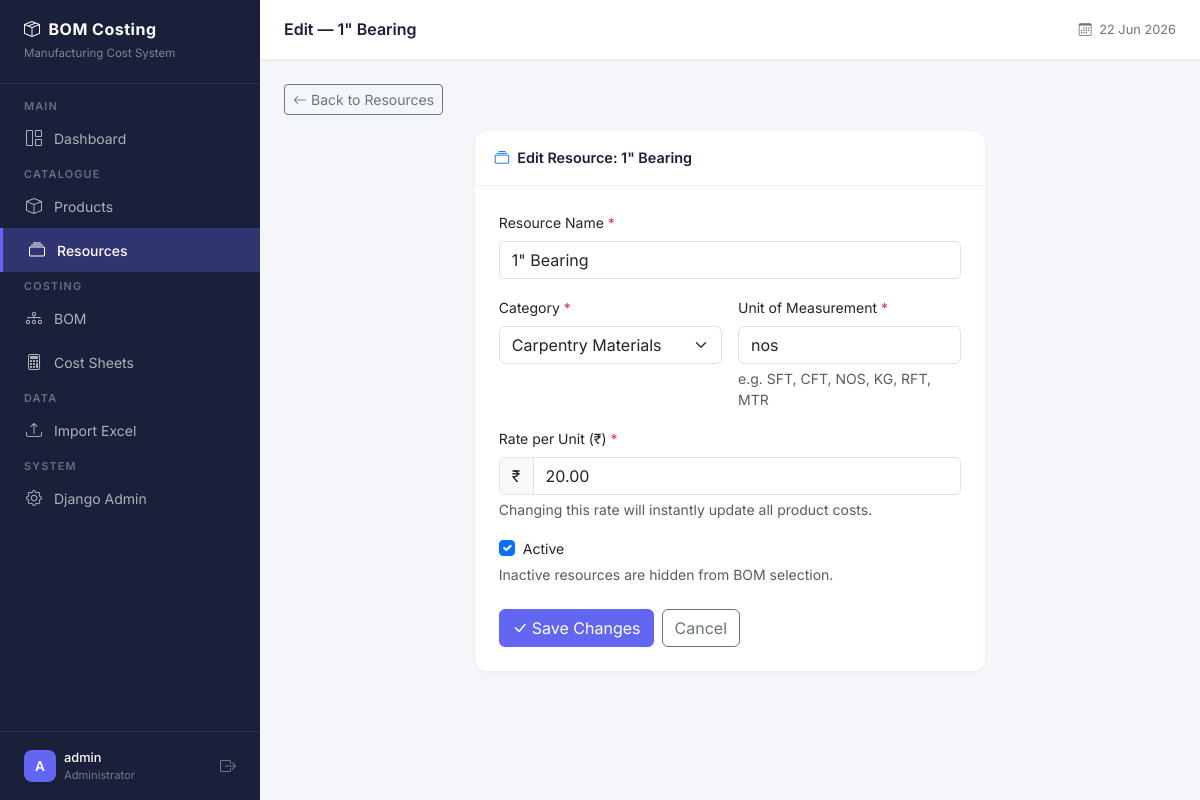
Screenshot of /resources/44/edit/ (signed in) with the database file from the repository.
### apps/resources/models.py (models this page shows, shortened)
class Resource(models.Model):
    resource_name = models.CharField(
        max_length=255,
        help_text="Name of the resource e.g. Teak Wood, Carpenter"
    )
    category = models.CharField(
        max_length=100,
        help_text="Category this resource belongs to."
    )
    unit = models.CharField(
        max_length=50,
        help_text="Unit of measurement e.g. cft, sqft, kg, day, nos"
    )
    rate = models.DecimalField(
        max_digits=12,
        decimal_places=2,
        help_text=(
            "Current rate per unit. "
            "Changing this instantly updates all product costs."
        )
    )
    active = models.BooleanField(
        default=True,
        help_text=(
            "Inactive resources are hidden from BOM selection "
            "but data is preserved."
        )
    )
    created_at = models.DateTimeField(auto_now_add=True)
    updated_at = models.DateTimeField(auto_now=True)
    class Meta:
        ordering = ['category', 'resource_name']
        verbose_name = "Resource"
        verbose_name_plural = "Resources"
        unique_together = [['resource_name', 'category']]

### apps/resources/views.py (the view)
# urls.py: path('<int:pk>/edit/',          views.resource_edit,          name='edit'),
@login_required
def resource_edit(request, pk):
    resource = get_object_or_404(Resource, pk=pk)
    categories = ResourceCategory.objects.filter(
        active=True
    ).order_by('sort_order', 'name')
    if request.method == 'POST':
        form = ResourceForm(
            request.POST,
            instance=resource,
            categories=categories
        )
        if form.is_valid():
            form.save()
            messages.success(
                request,
                f'Resource "{resource.resource_name}" updated successfully.'
            )
            return redirect('resources:list')
        else:
            messages.error(request, 'Please fix the errors below.')
    else:
        form = ResourceForm(instance=resource, categories=categories)
    return render(request, 'resources/form.html', {
        'page_title': f'Edit — {resource.resource_name}',
        'form': form,
        'form_title': f'Edit Resource: {resource.resource_name}',
        'submit_label': 'Save Changes',
        'resource': resource,
        'categories': categories,
    })

### templates/resources/form.html (shortened to what this page needs)
{% extends "base.html" %}
{% block content %}
<div class="mb-3">
    <a href="{% url 'resources:list' %}"
       class="btn btn-sm btn-outline-secondary">
        <i class="bi bi-arrow-left me-1"></i>Back to Resources
    </a>
</div>
<div class="row justify-content-center">
    <div class="col-12 col-lg-7">
        <div class="content-card">
            <div class="card-header">
                <i class="bi bi-collection me-2 text-primary"></i>{{ form_title }}
            </div>
            <div class="card-body p-4">
                <form method="POST" novalidate>
                    <div class="mb-3">
                        <label class="form-label fw-500" style="font-size:0.875rem;">
                            {{ form.resource_name.label }}
                            <span class="text-danger">*</span>
                        </label>
                        {{ form.resource_name }}
                    </div>
                    <div class="row g-3 mb-3">
                        <div class="col-md-6">
                            <label class="form-label fw-500" style="font-size:0.875rem;">
                                {{ form.category.label }}
                                <span class="text-danger">*</span>
                            </label>
                            {{ form.category }}
                        </div>
                        <div class="col-md-6">
                            <label class="form-label fw-500" style="font-size:0.875rem;">
                                {{ form.unit.label }}
                                <span class="text-danger">*</span>
                            </label>
                            {{ form.unit }}
                            <div class="form-text">e.g. SFT, CFT, NOS, KG, RFT, MTR</div>
                        </div>
                    </div>
                    <div class="mb-3">
                        <label class="form-label fw-500" style="font-size:0.875rem;">
                            {{ form.rate.label }}
                            <span class="text-danger">*</span>
                        </label>
                        <div class="input-group">
                            <span class="input-group-text">₹</span>
                            {{ form.rate }}
                        </div>
                        <div class="form-text">{{ form.rate.help_text }}</div>
                    </div>
                    <div class="mb-4">
                        <div class="form-check">
                            {{ form.active }}
                            <label class="form-check-label" style="font-size:0.875rem;">
                                {{ form.active.label }}
                            </label>
                        </div>
                        <div class="form-text">{{ form.active.help_text }}</div>
                    </div>
                    <div class="d-flex gap-2">
                        <button type="submit" class="btn btn-primary">
                            <i class="bi bi-check-lg me-1"></i>{{ submit_label }}
                        </button>
                        <a href="{% url 'resources:list' %}"
                           class="btn btn-outline-secondary">
                            Cancel
                        </a>
                    </div>
                </form>
            </div>
        </div>
    </div>
</div>
{% endblock %}

### templates/base.html (shortened to what this page needs)
<!DOCTYPE html>
<html lang="en">
<head>
    <link href="https://cdn.jsdelivr.net/npm/bootstrap@5.3.2/dist/css/bootstrap.min.css" rel="stylesheet">
    <link href="https://cdn.jsdelivr.net/npm/bootstrap-icons@1.11.3/font/bootstrap-icons.min.css" rel="stylesheet">
</head>
<body>
{% if user.is_authenticated %}
    <nav id="sidebar">
        <div class="sidebar-brand">
            <h5><i class="bi bi-box-seam me-2"></i>BOM Costing</h5>
            <small>Manufacturing Cost System</small>
        </div>
        <ul class="nav flex-column mt-2">
            <li><span class="nav-label">Main</span></li>
            <li class="nav-item">
                <a href="{% url 'core:dashboard' %}"
                   class="nav-link {% if request.resolver_match.url_name == 'dashboard' %}active{% endif %}">
                    <i class="bi bi-grid-1x2"></i> Dashboard
                </a>
            </li>
            <li><span class="nav-label">Catalogue</span></li>
            <li class="nav-item">
                <a href="{% url 'products:list' %}"
                   class="nav-link {% if 'products' in request.resolver_match.namespace %}active{% endif %}">
                    <i class="bi bi-box"></i> Products
                </a>
            </li>
            <li class="nav-item">
                <a href="{% url 'resources:list' %}"
                   class="nav-link {% if 'resources' in request.resolver_match.namespace %}active{% endif %}">
                    <i class="bi bi-collection"></i> Resources
                </a>
            </li>
            <li><span class="nav-label">Costing</span></li>
            <li class="nav-item">
                <a href="{% url 'products:list' %}"
                   class="nav-link {% if 'bom' in request.resolver_match.namespace %}active{% endif %}">
                    <i class="bi bi-diagram-3"></i> BOM
                </a>
            </li>
            <li class="nav-item">
                <a href="{% url 'costing:list' %}"
                   class="nav-link {% if 'costing' in request.resolver_match.namespace %}active{% endif %}">
                    <i class="bi bi-calculator"></i> Cost Sheets
                </a>
            </li>
            <li><span class="nav-label">Data</span></li>
            <li class="nav-item">
                <a href="{% url 'imports:upload' %}"
                   class="nav-link {% if 'imports' in request.resolver_match.namespace %}active{% endif %}">
                    <i class="bi bi-upload"></i> Import Excel
                </a>
            </li>
            <li><span class="nav-label">System</span></li>
            {% if user.is_staff %}
            <li class="nav-item">
                <a href="/admin/" class="nav-link" target="_blank">
                    <i class="bi bi-gear"></i> Django Admin
                </a>
            </li>
            {% endif %}
        </ul>
        <div style="position:absolute; bottom:0; left:0; right:0;
                    padding:16px 24px; border-top:1px solid rgba(255,255,255,0.08);">
            <div class="d-flex align-items-center gap-2">
                <div style="width:32px;height:32px;background:#6366f1;border-radius:8px;
                            display:flex;align-items:center;justify-content:center;
                            color:#fff;font-weight:600;font-size:0.85rem;">
                    {{ user.username|first|upper }}
                </div>
                <div style="flex:1; min-width:0;">
                    <div style="color:#fff;font-size:0.8rem;font-weight:500;
                                white-space:nowrap;overflow:hidden;text-overflow:ellipsis;">
                        {{ user.username }}
                    </div>
                    <div style="color:rgba(255,255,255,0.4);font-size:0.7rem;">
                        {% if user.is_staff %}Administrator{% else %}User{% endif %}
                    </div>
                </div>
                <a href="{% url 'accounts:logout' %}"
                   style="color:rgba(255,255,255,0.4);" title="Logout">
                    <i class="bi bi-box-arrow-right"></i>
                </a>
            </div>
        </div>
    </nav>
    <div id="main-content">
        <div id="topnav">
            <h6 class="page-title">
                {% block page_title %}{{ page_title|default:"Dashboard" }}{% endblock %}
            </h6>
            <div class="d-flex align-items-center gap-3">
                <span style="font-size:0.8rem;color:#6c757d;">
                    <i class="bi bi-calendar3 me-1"></i>
                    {% now "d M Y" %}
                </span>
            </div>
        </div>
        <div class="content-area">
            {% block content %}{% endblock %}
        </div>
    </div>
{% else %}
    {% block unauthenticated_content %}{% endblock %}
{% endif %}
</body>
</html>

### templates/base.html (style rules this page uses)
* { font-family: 'Inter', sans-serif; }
body { background-color: #f5f6fa; }
#sidebar { width: 260px; min-height: 100vh; background: #1a1f3a; position: fixed; top: 0; left: 0; z-index: 1000; transition: all 0.3s; overflow-y: auto; }
#sidebar .sidebar-brand { padding: 20px 24px; border-bottom: 1px solid rgba(255,255,255,0.08); }
#sidebar .sidebar-brand h5 { color: #fff; font-weight: 700; font-size: 1rem; margin: 0; letter-spacing: 0.5px; }
#sidebar .sidebar-brand small { color: rgba(255,255,255,0.45); font-size: 0.72rem; }
#sidebar .nav-label { color: rgba(255,255,255,0.35); font-size: 0.68rem; font-weight: 600; letter-spacing: 1.2px; text-transform: uppercase; padding: 16px 24px 6px; }
#sidebar .nav-link { color: rgba(255,255,255,0.65); padding: 10px 24px; font-size: 0.875rem; font-weight: 400; border-radius: 0; display: flex; align-items: center; gap: 10px; transition: all 0.2s; }
#sidebar .nav-link.active { color: #fff; background: rgba(99, 102, 241, 0.3); border-left: 3px solid #6366f1; font-weight: 500; }
#sidebar .nav-link i { font-size: 1rem; width: 20px; text-align: center; }
#main-content { margin-left: 260px; min-height: 100vh; transition: all 0.3s; }
#topnav { background: #fff; border-bottom: 1px solid #e9ecef; padding: 0 24px; height: 60px; display: flex; align-items: center; justify-content: space-between; position: sticky; top: 0; z-index: 999; box-shadow: 0 1px 3px rgba(0,0,0,0.05); }
#topnav .page-title { font-size: 1rem; font-weight: 600; color: #1a1f3a; margin: 0; }
.content-area { padding: 24px; }
.content-card { background: #fff; border-radius: 12px; border: none; box-shadow: 0 1px 4px rgba(0,0,0,0.06); }
.content-card .card-header { background: none; border-bottom: 1px solid #f0f0f0; padding: 16px 20px; font-weight: 600; font-size: 0.9rem; color: #1a1f3a; }
.btn-primary { background: #6366f1; border-color: #6366f1; }

### rows the page displays
Resource: resource_name "1\" Bearing", category "Carpentry Materials", unit "nos", rate "20.00", active "☑"

### other values shown
{{ user.username|first|upper }} "A"
{{ user.username }} "admin"
{{ page_title|default:"Dashboard" }} "Edit — 1\" Bearing"
{{ submit_label }} "Save Changes"
